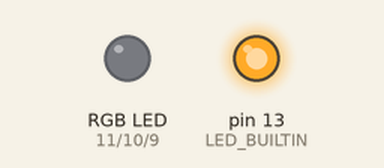
This sketch was run on a simulated Arduino Uno, built with avr-gcc and run on an emulated ATmega328P. On the bench: an RGB LED mixed from three pins (HIGH = lit), output pins drawn as LEDs (lit = HIGH).

Above: at 0.1 s.
At 0.7 s:
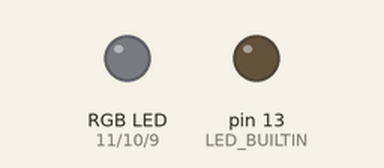
At 1.7 s:
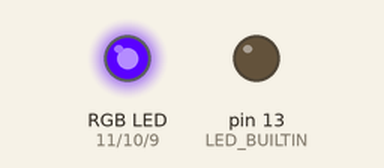
Timing chart, 0 to 3.2 s (numbered marks = the images above):
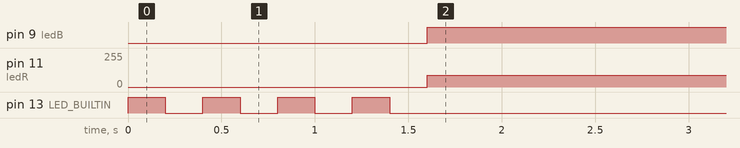

Measured:
- by itself, pin 9 (ledB): LOW → HIGH at 1.6 s
- by itself, pin 11 (ledR): 0/255 → 90/255 at 1.6 s

The sketch:

rgb.ino
```cpp
int ledR = 11;
int ledG = 10;
int ledB = 9;

int red = 0;
int green = 0;
int blue = 0;

void setup() {
  pinMode(LED_BUILTIN, OUTPUT);
  pinMode(ledG, OUTPUT);
  pinMode(ledB, OUTPUT);

  analogWrite(ledR, 0);
  analogWrite(ledG, 0);
  analogWrite(ledB, 0);

  for(int i = 0; i <= 3; i++){
    digitalWrite(LED_BUILTIN, HIGH);
    delay(200);
    digitalWrite(LED_BUILTIN, LOW);
    delay(200);
  }
}

void loop() {
  //ROJO
  /*
  for(red = 0; red <= 255; red++){
    analogWrite(ledR, red);
    delay(10);
  }
  for(red = 255; red >= 0; red--){
    analogWrite(ledR, red);
    delay(10);
  }
  //AZUL
  for(blue = 0; blue <= 255; blue++){
    analogWrite(ledB, blue);
    delay(10);
  }
  for(blue = 255; blue >= 0; blue--){
    analogWrite(ledB, blue);
    delay(10);
  }
  //VERDE
  for(green = 0; green <= 255; green++){
    analogWrite(ledG, green);
    delay(10);
  }
  for(green = 255; green >= 0; green--){
    analogWrite(ledG, green);
    delay(10);
  }
  */

  //VIOLETA
  analogWrite(ledB, 255);
  analogWrite(ledR, 90);

}
```
